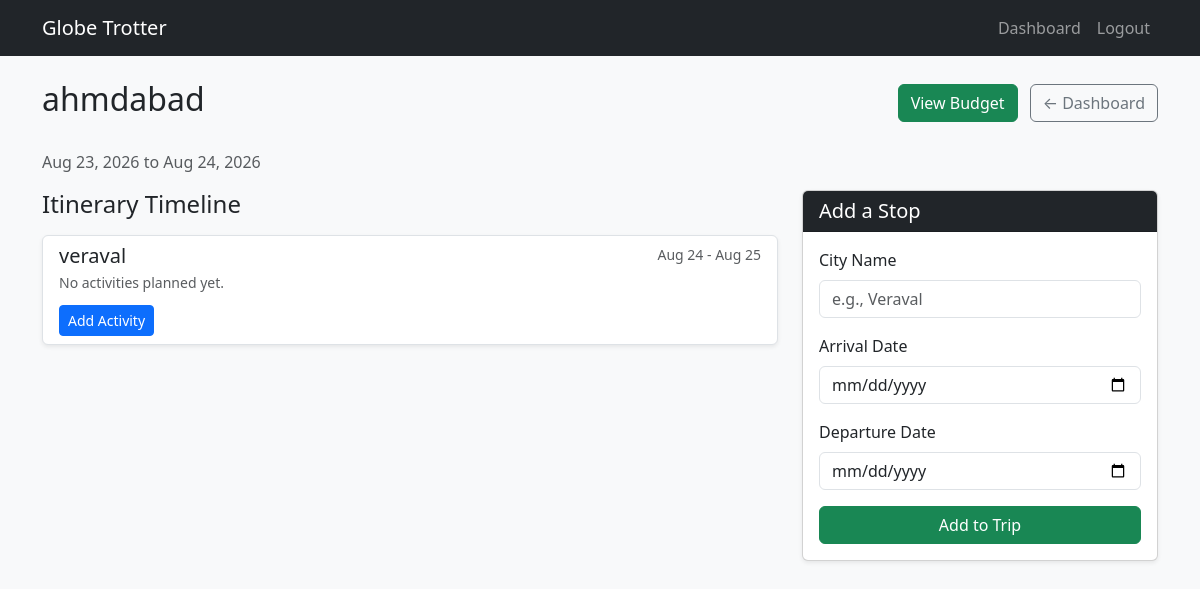
Page /trip/1 (signed in) on the earlier database version.
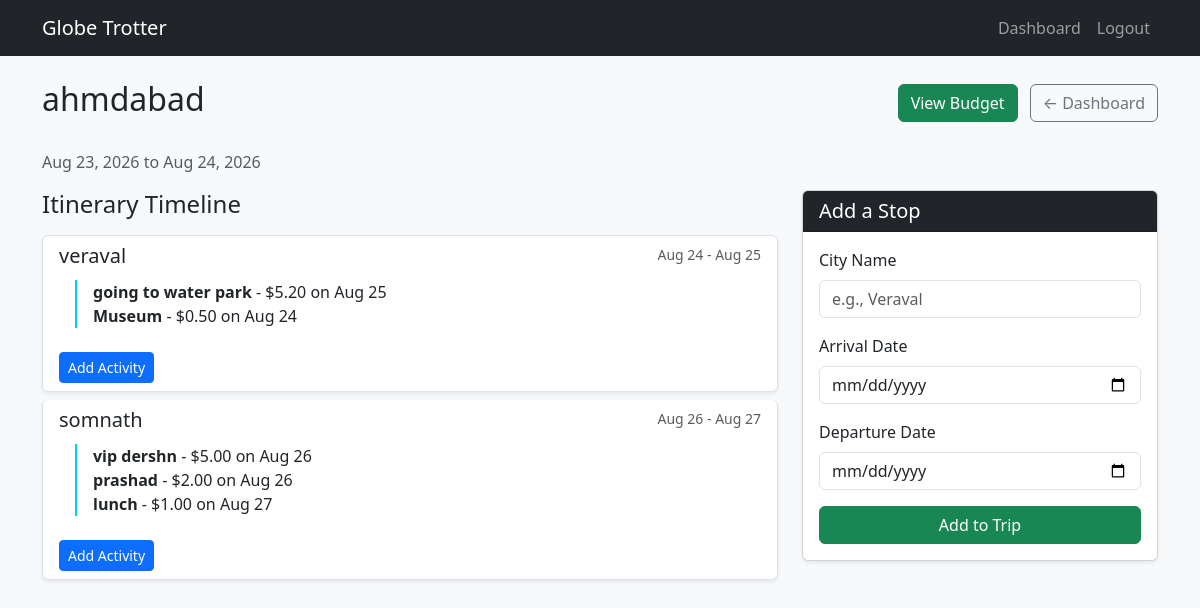
Same page on the later database version.
### app/models.py (models this page shows)
class Trip(db.Model):
    id = db.Column(db.Integer, primary_key=True)
    user_id = db.Column(db.Integer, db.ForeignKey('user.id'), nullable=False) # Links the trip to the user
    title = db.Column(db.String(100), nullable=False)
    description = db.Column(db.Text, nullable=True)
    start_date = db.Column(db.Date, nullable=False)
    end_date = db.Column(db.Date, nullable=False)
    created_at = db.Column(db.DateTime, default=datetime.utcnow)
    stops = db.relationship('Stop', backref='trip', lazy=True, cascade="all, delete-orphan")

class Stop(db.Model):
    id = db.Column(db.Integer, primary_key=True)
    trip_id = db.Column(db.Integer, db.ForeignKey('trip.id'), nullable=False) # Links the stop to a trip
    city_name = db.Column(db.String(100), nullable=False)
    arrival_date = db.Column(db.Date, nullable=False)
    departure_date = db.Column(db.Date, nullable=False)
    activities = db.relationship('Activity', backref='stop', lazy=True, cascade="all, delete-orphan")

class Activity(db.Model):
    id = db.Column(db.Integer, primary_key=True)
    stop_id = db.Column(db.Integer, db.ForeignKey('stop.id'), nullable=False) # Links activity to a stop
    name = db.Column(db.String(150), nullable=False)
    cost = db.Column(db.Float, default=0.0)
    activity_date = db.Column(db.Date, nullable=False)

### app/routes.py (the view)
@auth.route('/trip/<int:trip_id>')
@login_required
def trip_view(trip_id):
    trip = Trip.query.get_or_404(trip_id)
    if trip.user_id != current_user.id:
        flash("You don't have permission to view this trip.", "danger")
        return redirect(url_for('auth.dashboard'))
    stops = Stop.query.filter_by(trip_id=trip.id).order_by(Stop.arrival_date).all()
    return render_template('trip_view.html', trip=trip, stops=stops)

### app/__init__.py (called while the page is built)
def create_app():
    app = Flask(__name__)
    app.config["SECRET_KEY"] = "123456"
    app.config["SQLALCHEMY_DATABASE_URI"] = "sqlite:///project.db"
    app.config["SQLALCHEMY_TRACK_MODIFICATIONS"] = False
    db.init_app(app)
    login_manager.init_app(app)
    login_manager.login_view = 'auth.login'
    login_manager.login_message_category = 'info'
    from app.routes import auth as auth_blueprint
    app.register_blueprint(auth_blueprint)
    from app.models import User
    @login_manager.user_loader
    def load_user(user_id):
        return User.query.get(int(user_id))
    return app

### app/templates/trip_view.html
{% extends "base.html" %}
{% block content %}
<div class="d-flex justify-content-between align-items-center mb-4">
    <h2>{{ trip.title }}</h2>
    <div>
        <a href="{{ url_for('auth.trip_budget', trip_id=trip.id) }}" class="btn btn-success me-2">View Budget</a>
        <a href="{{ url_for('auth.dashboard') }}" class="btn btn-outline-secondary">&larr; Dashboard</a>
    </div>
</div>
<p class="text-muted">{{ trip.start_date.strftime('%b %d, %Y') }} to {{ trip.end_date.strftime('%b %d, %Y') }}</p>
<div class="row">
    <div class="col-md-8">
        <h4 class="mb-3">Itinerary Timeline</h4>
        {% if stops %}
            <div class="list-group">
                {% for stop in stops %}
                <div class="list-group-item list-group-item-action mb-2 shadow-sm rounded">
                    <div class="d-flex w-100 justify-content-between">
                        <h5 class="mb-1">{{ stop.city_name }}</h5>
                        <small class="text-muted">{{ stop.arrival_date.strftime('%b %d') }} - {{ stop.departure_date.strftime('%b %d') }}</small>
                    </div>
                    {% if stop.activities %}
                        <ul class="list-unstyled mt-2 ms-3 border-start border-2 ps-3 border-info">
                            {% for activity in stop.activities %}
                            <li><strong>{{ activity.name }}</strong> - ${{ "%.2f"|format(activity.cost) }} on {{ activity.activity_date.strftime('%b %d') }}</li>
                            {% endfor %}
                        </ul>
                    {% else %}
                        <p class="mb-1 text-muted small">No activities planned yet.</p>
                    {% endif %}
                    <a href="{{ url_for('auth.add_activity', stop_id=stop.id) }}" class="btn btn-sm btn-primary mt-2">Add Activity</a>
                </div>
                {% endfor %}
            </div>
        {% else %}
            <div class="alert alert-light border border-secondary border-dashed text-center p-5">
                <h5 class="text-muted">No stops added yet!</h5>
                <p>Use the form to start building your itinerary.</p>
            </div>
        {% endif %}
    </div>
    <div class="col-md-4">
        <div class="card shadow-sm">
            <div class="card-header bg-dark text-white">
                <h5 class="card-title mb-0">Add a Stop</h5>
            </div>
            <div class="card-body">
                <form method="POST" action="{{ url_for('auth.add_stop', trip_id=trip.id) }}">
                    <div class="mb-3">
                        <label for="city_name" class="form-label">City Name</label>
                        <input type="text" class="form-control" id="city_name" name="city_name" placeholder="e.g., Veraval" required>
                    </div>
                    <div class="mb-3">
                        <label for="arrival_date" class="form-label">Arrival Date</label>
                        <input type="date" class="form-control" id="arrival_date" name="arrival_date" required>
                    </div>
                    <div class="mb-3">
                        <label for="departure_date" class="form-label">Departure Date</label>
                        <input type="date" class="form-control" id="departure_date" name="departure_date" required>
                    </div>
                    <button type="submit" class="btn btn-success w-100">Add to Trip</button>
                </form>
            </div>
        </div>
    </div>
</div>
{% endblock %}

### app/templates/base.html (shortened to what this page needs)
<!DOCTYPE html>
<html lang="en">
<head>
    <link href="https://cdn.jsdelivr.net/npm/bootstrap@5.3.0/dist/css/bootstrap.min.css" rel="stylesheet">
</head>
<body class="bg-light">
    <nav class="navbar navbar-expand-lg navbar-dark bg-dark">
        <div class="container">
            <a class="navbar-brand" href="#">Globe Trotter</a>
            <div class="collapse navbar-collapse">
                <ul class="navbar-nav ms-auto">
                    {% if current_user.is_authenticated %}
                        <li class="nav-item"><a class="nav-link" href="{{ url_for('auth.dashboard') }}">Dashboard</a></li>
                        <li class="nav-item"><a class="nav-link" href="{{ url_for('auth.logout') }}">Logout</a></li>
                    {% else %}
                        <li class="nav-item"><a class="nav-link" href="{{ url_for('auth.login') }}">Login</a></li>
                        <li class="nav-item"><a class="nav-link" href="{{ url_for('auth.signup') }}">Sign Up</a></li>
                    {% endif %}
                </ul>
            </div>
        </div>
    </nav>
    <div class="container mt-4">
        {% block content %}{% endblock %}
    </div>
</body>
</html>

Differences in the rows shown:
shown differently, row unchanged: Stop "veraval": no longer shows "No activities planned yet."
added Activity: name "going to water park", cost "5.20", activity_date "Aug 25", shown under Stop "veraval"
added Activity: name "Museum", cost "0.50", activity_date "Aug 24", shown under Stop "veraval"
added Stop: city_name "somnath", arrival_date "Aug 26", departure_date "Aug 27"
added Activity: name "vip dershn", cost "5.00", activity_date "Aug 26", shown under "somnath"
added Activity: name "prashad", cost "2.00", activity_date "Aug 26", shown under "somnath"
added Activity: name "lunch", cost "1.00", activity_date "Aug 27", shown under "somnath"
